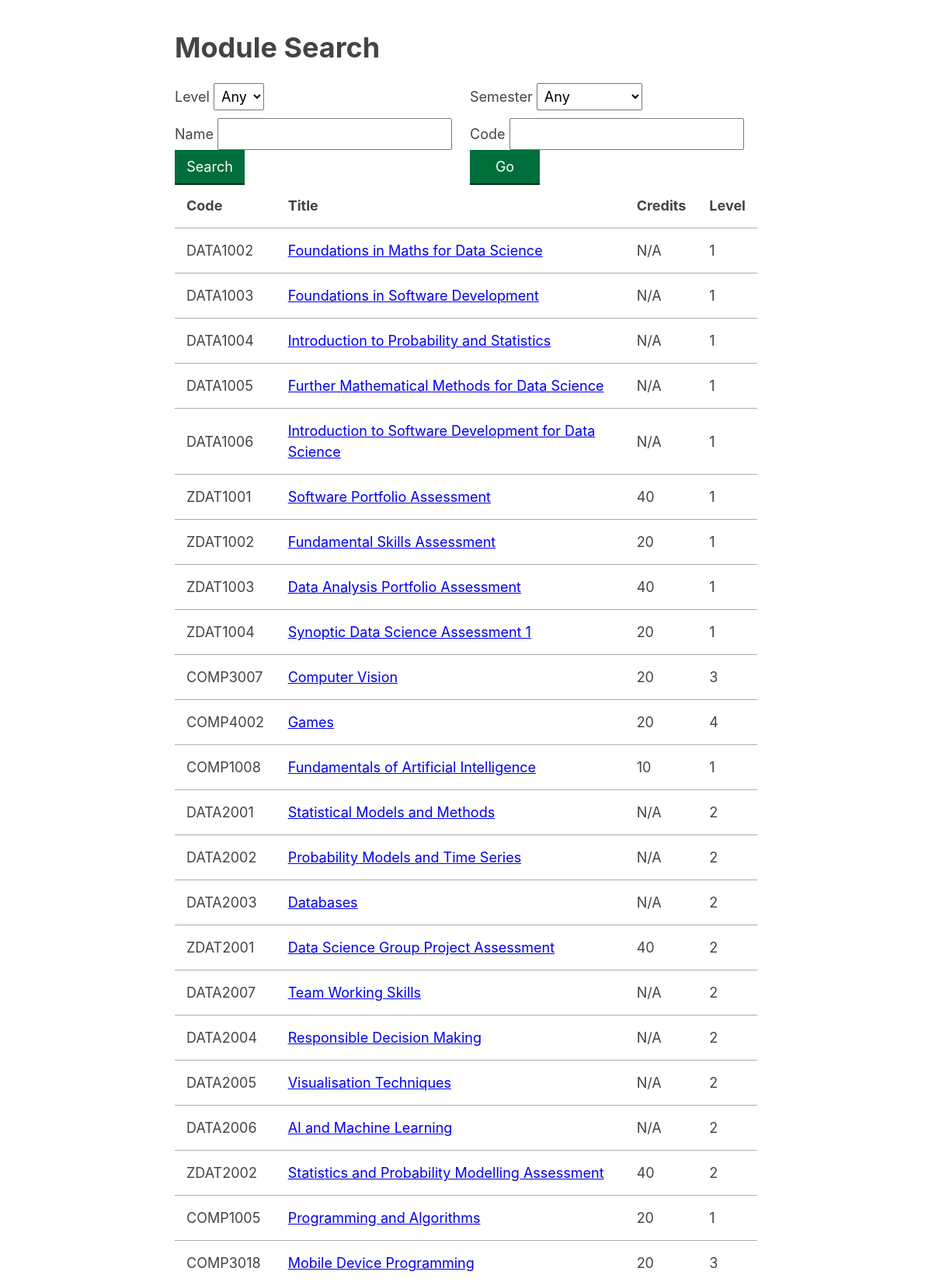
The page / (upper part) on the database its author committed.
### tables this page shows
CREATE TABLE "modules"
(
    code               TEXT                                 not null
        primary key,
    title              TEXT                                 not null,
    year               text    default CHANGEME             not null,
    credits            integer default 10                   not null,
    level              integer default 1                    not null,
    school             text    default "Computer Science"   not null,
    conveners          text    default "Kai Xu"             not null,
    semesters          text    default "Spring UK"          not null,
    summary            text    default "No summary"         not null,
    url                text    default "https://google.com" not null,
    convener_usernames text
);

### app.py (the view)
@app.route("/")
def index():
    cursor = get_db().cursor()
    name_query = request.args.get("name") or ""
    cursor.execute("SELECT * FROM modules WHERE title like ?", (f"%{name_query}%",))
    modules = add_cols_list(cursor.fetchall())
    level_query = request.args.get("level")
    semester_query = request.args.get("semester")
    return render_template("index.html.jinja",
                           modules=modules,
                           name_query=name_query,
                           level_query=level_query,
                           semester_query=semester_query)

### app.py (called while the page is built)
def add_cols(result) -> dict[str, str] | None:
    return {column_name: result[i] for i, column_name in
            enumerate(result.keys())} if result is not None else None

def add_cols_list(result: list) -> list[dict[str, str]] | None:
    return [add_cols(i) for i in result] if result is not None else None

def get_db():
    db = getattr(g, "_database", None)
    if db is None:
        db = g._database = sqlite3.connect(DATABASE)
        db.row_factory = sqlite3.Row
    return db

@app.teardown_appcontext
def close_connection(exception):
    db = getattr(g, "_database", None)
    if db is not None:
        db.close()

### templates/index.html.jinja (shortened to what this page needs)
{% extends "base.html.jinja" %}
{% block head %}
	{{ super() }}
	<link rel="stylesheet" type="text/css" href="{{ url_for('static', filename='index.css') }}">
{% endblock %}
{% block main %}
	<h1>Module Search</h1>
	<div id="search-area">
		<div id="select-level">
			<label>
				Level
				<select name="level" form="search">
					<option value="">Any
						{% for level in ["0", "1", "2", "3", "4", "5"] %}
							<option {%- if level == level_query %} selected{% endif %}>{{ level }}
						{% endfor %}
				</select>
			</label>
		</div>
		<div id="select-semester">
			<label>
				Semester
				<select name="semester" form="search">
					<option value="">Any
					<option>Spring UK
				</select>
			</label>
		</div>
		<form id="search" action="/" method="get" hx-boost="true" hx-replace-url="true" hx-swap="innerHTML show:no-scroll">
			<label for="name-input">Name</label>
			<input id="name-input" name="name" value="{{ name_query }}">
			<button type="submit" class="btn-primary">Search</button>
		</form>
		<form id="go-to-module"
			  _="on submit
                halt the event
                set input to (first <input/> in me).value
                if input != ''
                  go to url `module/${input}`
				end">
			<label for="code-input">Code</label>
			<input id="code-input" name="code">
			<button type="submit" class="btn-primary">Go</button>
		</form>
	</div>
	<table style="width: 100%">
		<thead>
		<tr>
			<td>Code</td>
			<td>Title</td>
			<td>Credits</td>
			<td>Level</td>
		</tr>
		</thead>
		<tbody>
		{% for module in modules %}
			<tr>
				<td>
					{{ module.code }}
				</td>
				<td>
					<a href="{{ url_for("module_page", code=module.code) }}">
						{{ module.title }}
					</a>
				</td>
				<td>
					{% if module.credits != 0 %}
						{{ module.credits }}
					{% else %}
						N/A
					{% endif %}
				</td>
				<td>
					{{ module.level }}
				</td>
			</tr>
		{% endfor %}
		</tbody>
	</table>
{% endblock %}

### static/common.css (style rules this page uses)
* { min-width: 0; }
body { max-width: 750px; margin: 40px auto; padding: 0 10px; font: 18px/1.5 -apple-system, BlinkMacSystemFont, "Segoe UI", Roboto, "Helvetica Neue", Arial, sans-serif; color: #444; }
h1, h2, h3 { line-height: 1.2; }
table { border-spacing: 0; border-collapse: collapse; }
thead { font-weight: bold; }
th, td { border-bottom: 1px solid #a5b0b0; padding: 15px; }
:root { color-scheme: light; }

### static/controls.css (style rules this page uses)
select { font: 18px/1.5 -apple-system, BlinkMacSystemFont, "Segoe UI", Roboto, "Helvetica Neue", Arial, sans-serif; padding: 5px; }
input { font: 18px/1.5 -apple-system, BlinkMacSystemFont, "Segoe UI", Roboto, "Helvetica Neue", Arial, sans-serif; padding: 5px; }
button { -webkit-appearance: none; -moz-appearance: none; appearance: none; background-color: transparent; border: none; padding: 0; margin: 0; box-sizing: border-box; }
button { font: 18px/1.5 -apple-system, BlinkMacSystemFont, "Segoe UI", Roboto, "Helvetica Neue", Arial, sans-serif; color: white; min-width: 90px; cursor: pointer; padding: 8px 10px 8px; }
.btn-primary { background-color: #006e3a; box-shadow: 0 2px #002b17; }

### static/index.css (style rules this page uses)
#search-area { display: grid; grid-template-areas: "select-level select-semester" "search go-to-module"; grid-template-columns: auto auto; grid-template-rows: auto auto; column-gap: 10px; row-gap: 10px; }
#search { grid-area: search; }
#go-to-module { grid-area: go-to-module; }
#select-level { grid-area: select-level; }
#select-semester { grid-area: select-semester; }

### rows shown on the page
modules: code "DATA1002", title "Foundations in Maths for Data Science", credits "N/A", level "1"
modules: code "DATA1003", title "Foundations in Software Development", credits "N/A", level "1"
modules: code "DATA1004", title "Introduction to Probability and Statistics", credits "N/A", level "1"
modules: code "DATA1005", title "Further Mathematical Methods for Data Science", credits "N/A", level "1"
modules: code "DATA1006", title "Introduction to Software Development for Data Science", credits "N/A", level "1"
modules: code "ZDAT1001", title "Software Portfolio Assessment", credits "40", level "1"
modules: code "ZDAT1002", title "Fundamental Skills Assessment", credits "20", level "1"
modules: code "ZDAT1003", title "Data Analysis Portfolio Assessment", credits "40", level "1"
modules: code "ZDAT1004", title "Synoptic Data Science Assessment 1", credits "20", level "1"
modules: code "COMP3007", title "Computer Vision", credits "20", level "3"
modules: code "COMP4002", title "Games", credits "20", level "4"
modules: code "COMP1008", title "Fundamentals of Artificial Intelligence", credits "10", level "1"
modules: code "DATA2001", title "Statistical Models and Methods", credits "N/A", level "2"
modules: code "DATA2002", title "Probability Models and Time Series", credits "N/A", level "2"
modules: code "DATA2003", title "Databases", credits "N/A", level "2"
modules: code "ZDAT2001", title "Data Science Group Project Assessment", credits "40", level "2"
modules: code "DATA2007", title "Team Working Skills", credits "N/A", level "2"
modules: code "DATA2004", title "Responsible Decision Making", credits "N/A", level "2"
modules: code "DATA2005", title "Visualisation Techniques", credits "N/A", level "2"
modules: code "DATA2006", title "AI and Machine Learning", credits "N/A", level "2"
modules: code "ZDAT2002", title "Statistics and Probability Modelling Assessment", credits "40", level "2"
modules: code "COMP1005", title "Programming and Algorithms", credits "20", level "1"
modules: code "COMP3018", title "Mobile Device Programming", credits "20", level "3"
